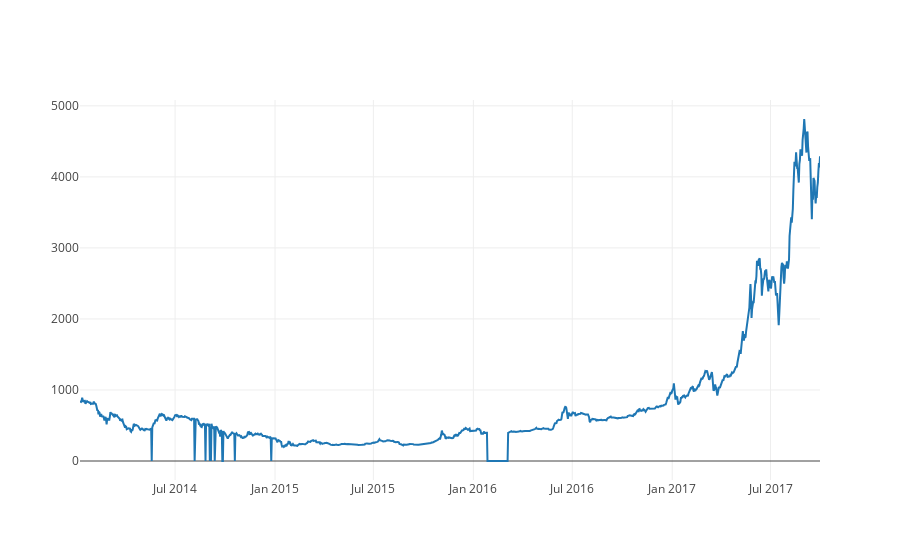

Here is the notebook cell this chart was saved with:
### Code cell
btc_trace = go.Scatter(x=data.index, y=data['Weighted Price'], name= 'Price')
py.iplot([btc_trace])

### Figure 1 — Plotly figure (JSON) as saved in the notebook; plotly's stock layout.template omitted (floating-point values rounded to 4 significant figures; data arrays with more than 128 entries replaced by an {"elided": "..."} marker saying what was removed)
{"data": [{"name": "Price", "type": "scatter", "x": {"elided": "1363 str values"}, "y": {"elided": "1363 float values"}}], "layout": {}}
